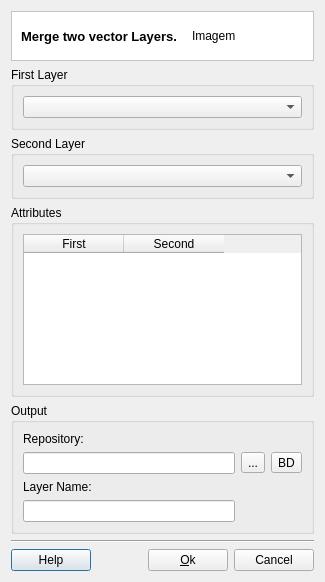
<?xml version="1.0" encoding="UTF-8"?>
<ui version="4.0">
 <class>MergeDialogForm</class>
 <widget class="QDialog" name="MergeDialogForm">
  <property name="geometry">
   <rect>
    <x>0</x>
    <y>0</y>
    <width>325</width>
    <height>582</height>
   </rect>
  </property>
  <property name="windowTitle">
   <string>Merge Operation</string>
  </property>
  <layout class="QGridLayout" name="gridLayout_5">
   <item row="4" column="0">
    <layout class="QGridLayout" name="gridLayout_6">
     <item row="0" column="0">
      <widget class="QGroupBox" name="groupBox_2">
       <property name="sizePolicy">
        <sizepolicy hsizetype="Preferred" vsizetype="Preferred">
         <horstretch>0</horstretch>
         <verstretch>0</verstretch>
        </sizepolicy>
       </property>
       <property name="title">
        <string>Output</string>
       </property>
       <layout class="QGridLayout" name="gridLayout">
        <item row="0" column="0">
         <widget class="QLabel" name="label_4">
          <property name="text">
           <string>Repository:</string>
          </property>
         </widget>
        </item>
        <item row="1" column="0">
         <widget class="QLineEdit" name="m_repositoryLineEdit"/>
        </item>
        <item row="2" column="0">
         <widget class="QLabel" name="label_3">
          <property name="text">
           <string>Layer Name:</string>
          </property>
         </widget>
        </item>
        <item row="1" column="1">
         <widget class="QToolButton" name="m_targetFileToolButton">
          <property name="minimumSize">
           <size>
            <width>0</width>
            <height>0</height>
           </size>
          </property>
          <property name="text">
           <string>...</string>
          </property>
         </widget>
        </item>
        <item row="3" column="0">
         <widget class="QLineEdit" name="m_newLayerNameLineEdit"/>
        </item>
        <item row="1" column="2">
         <widget class="QToolButton" name="m_targetDatasourceToolButton">
          <property name="minimumSize">
           <size>
            <width>0</width>
            <height>0</height>
           </size>
          </property>
          <property name="text">
           <string>BD</string>
          </property>
         </widget>
        </item>
       </layout>
      </widget>
     </item>
     <item row="1" column="0">
      <widget class="Line" name="line_2">
       <property name="orientation">
        <enum>Qt::Horizontal</enum>
       </property>
      </widget>
     </item>
     <item row="2" column="0">
      <layout class="QGridLayout" name="gridLayout_14">
       <item row="0" column="0">
        <widget class="te::qt::widgets::HelpPushButton" name="m_helpPushButton">
         <property name="text">
          <string>Help</string>
         </property>
        </widget>
       </item>
       <item row="0" column="1">
        <spacer name="horizontalSpacer">
         <property name="orientation">
          <enum>Qt::Horizontal</enum>
         </property>
         <property name="sizeHint" stdset="0">
          <size>
           <width>40</width>
           <height>20</height>
          </size>
         </property>
        </spacer>
       </item>
       <item row="0" column="2">
        <widget class="QPushButton" name="m_okPushButton">
         <property name="text">
          <string>&amp;Ok</string>
         </property>
        </widget>
       </item>
       <item row="0" column="3">
        <widget class="QPushButton" name="m_cancelPushButton">
         <property name="text">
          <string>Cancel</string>
         </property>
        </widget>
       </item>
      </layout>
     </item>
    </layout>
   </item>
   <item row="0" column="0">
    <widget class="QFrame" name="frame_2">
     <property name="styleSheet">
      <string notr="true">QWidget { background: white }</string>
     </property>
     <property name="frameShape">
      <enum>QFrame::StyledPanel</enum>
     </property>
     <property name="frameShadow">
      <enum>QFrame::Sunken</enum>
     </property>
     <layout class="QHBoxLayout" name="horizontalLayout_3" stretch="1,0">
      <property name="topMargin">
       <number>0</number>
      </property>
      <property name="bottomMargin">
       <number>0</number>
      </property>
      <item>
       <widget class="QLabel" name="m_datasourceTypeTitleLabel">
        <property name="font">
         <font>
          <pointsize>10</pointsize>
          <weight>75</weight>
          <bold>true</bold>
         </font>
        </property>
        <property name="text">
         <string>Merge two vector Layers.</string>
        </property>
       </widget>
      </item>
      <item>
       <widget class="QLabel" name="m_imgLabel">
        <property name="minimumSize">
         <size>
          <width>112</width>
          <height>48</height>
         </size>
        </property>
        <property name="maximumSize">
         <size>
          <width>48</width>
          <height>48</height>
         </size>
        </property>
        <property name="text">
         <string>Imagem</string>
        </property>
       </widget>
      </item>
     </layout>
    </widget>
   </item>
   <item row="1" column="0">
    <widget class="QGroupBox" name="groupBox">
     <property name="title">
      <string>First Layer</string>
     </property>
     <property name="flat">
      <bool>false</bool>
     </property>
     <layout class="QGridLayout" name="gridLayout_2">
      <item row="0" column="0">
       <widget class="QComboBox" name="m_firstLayerComboBox">
        <property name="sizePolicy">
         <sizepolicy hsizetype="MinimumExpanding" vsizetype="Fixed">
          <horstretch>0</horstretch>
          <verstretch>0</verstretch>
         </sizepolicy>
        </property>
       </widget>
      </item>
     </layout>
    </widget>
   </item>
   <item row="2" column="0">
    <widget class="QGroupBox" name="groupBox_3">
     <property name="title">
      <string>Second Layer</string>
     </property>
     <property name="flat">
      <bool>false</bool>
     </property>
     <layout class="QGridLayout" name="gridLayout_3">
      <item row="0" column="0">
       <widget class="QComboBox" name="m_secondLayerComboBox">
        <property name="sizePolicy">
         <sizepolicy hsizetype="MinimumExpanding" vsizetype="Fixed">
          <horstretch>0</horstretch>
          <verstretch>0</verstretch>
         </sizepolicy>
        </property>
       </widget>
      </item>
     </layout>
    </widget>
   </item>
   <item row="3" column="0">
    <widget class="QGroupBox" name="m_attrSelectionGroupBox">
     <property name="title">
      <string>Attributes</string>
     </property>
     <property name="flat">
      <bool>false</bool>
     </property>
     <layout class="QGridLayout" name="gridLayout_4">
      <item row="0" column="0">
       <widget class="QTableWidget" name="m_attributeTableWidget">
        <attribute name="verticalHeaderVisible">
         <bool>false</bool>
        </attribute>
        <column>
         <property name="text">
          <string>First</string>
         </property>
        </column>
        <column>
         <property name="text">
          <string>Second</string>
         </property>
        </column>
       </widget>
      </item>
     </layout>
    </widget>
   </item>
  </layout>
 </widget>
 <customwidgets>
  <customwidget>
   <class>te::qt::widgets::HelpPushButton</class>
   <extends>QPushButton</extends>
   <header>terralib/qt/widgets/help/HelpPushButton.h</header>
  </customwidget>
 </customwidgets>
 <resources/>
 <connections>
  <connection>
   <sender>m_cancelPushButton</sender>
   <signal>clicked()</signal>
   <receiver>MergeDialogForm</receiver>
   <slot>reject()</slot>
   <hints>
    <hint type="sourcelabel">
     <x>592</x>
     <y>518</y>
    </hint>
    <hint type="destinationlabel">
     <x>319</x>
     <y>269</y>
    </hint>
   </hints>
  </connection>
 </connections>
</ui>
